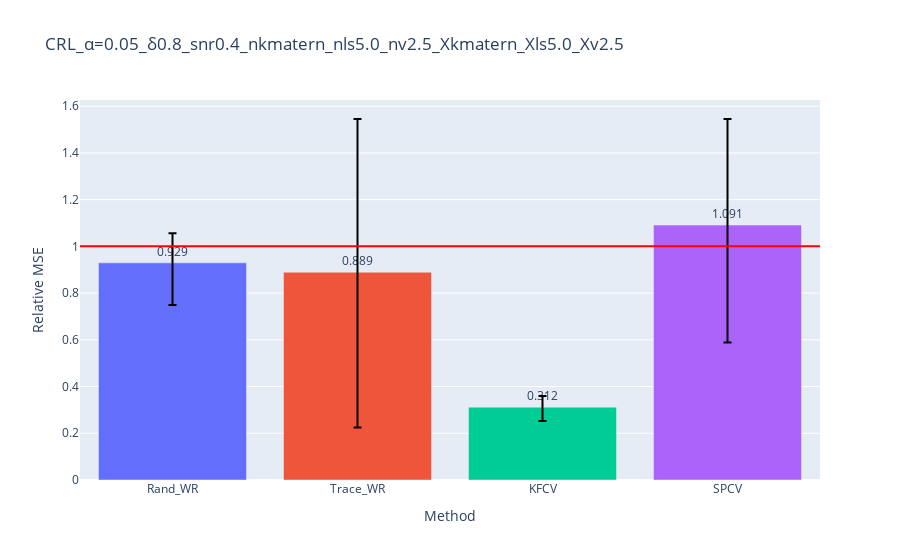

Notebook source saved alongside this figure:
### Code cell
fig = go.Figure()
fig.add_trace(go.Bar(
    name='Control',
    x=['Rand_WR', 'Trace_WR', 'KFCV', 'SPCV'], y=(df/risk).mean(),
    marker_color=px.colors.qualitative.Plotly,
    text=np.around((df/risk).mean(),3),
    textposition='outside',
    error_y=dict(
        type='data',
        color='black',
        symmetric=False,
        array=(df/risk).quantile(.75) - (df/risk).mean(),
        arrayminus=(df/risk).mean() - (df/risk).quantile(.25))
#         array=(df/risk).mean() + (df/risk).std(),
#         arrayminus=(df/risk).mean() - (df/risk).std())
))
# fig.add_trace(go.Bar(
#     name='Experimental',
#     x=['GenCp', 'KFCV', 'SPCV'], y=(df/risk).mean(),
#     error_y=dict(type='data', array=[1, 2])
# ))
# fig.update_layout(barmode='group')
fig.add_hline(y=1., line_color='red')
fig.update_layout(
    title=f"CRL_\u03B1={alpha}_\u03B4{delta}_snr{snr}_nk{noise_kernel}_nls{noise_length_scale}_nv{noise_nu}_Xk{X_kernel}_Xls{X_length_scale}_Xv{X_nu}",
    xaxis_title="Method",
    yaxis_title="Relative MSE",
#     legend_title="Legend Title",
#     font=dict(
#         family="Courier New, monospace",
#         size=18,
#         color="RebeccaPurple"
#     )
)
barfp = os.path.expanduser(savedir + fig.layout.title['text'] + ".jpeg")
fig.write_image(os.path.expanduser(barfp))
fig.show()

### Figure 1 — Plotly figure (JSON) as saved in the notebook; plotly's stock layout.template omitted (floating-point values rounded to 4 significant figures)
{"data": [{"error_y": {"array": [0.1268, 0.6559, 0.04764, 0.4535], "arrayminus": [0.1803, 0.6647, 0.05904, 0.5026], "color": "black", "symmetric": false, "type": "data"}, "marker": {"color": ["#636EFA", "#EF553B", "#00CC96", "#AB63FA", "#FFA15A", "#19D3F3", "#FF6692", "#B6E880", "#FF97FF", "#FECB52"]}, "name": "Control", "text": [0.929, 0.889, 0.312, 1.091], "textposition": "outside", "type": "bar", "x": ["Rand_WR", "Trace_WR", "KFCV", "SPCV"], "y": [0.9294, 0.8893, 0.3118, 1.091]}], "layout": {"shapes": [{"line": {"color": "red"}, "type": "line", "x0": 0, "x1": 1, "xref": "x domain", "y0": 1, "y1": 1, "yref": "y"}], "title": {"text": "CRL_α=0.05_δ0.8_snr0.4_nkmatern_nls5.0_nv2.5_Xkmatern_Xls5.0_Xv2.5"}, "xaxis": {"title": {"text": "Method"}}, "yaxis": {"title": {"text": "Relative MSE"}}}}
